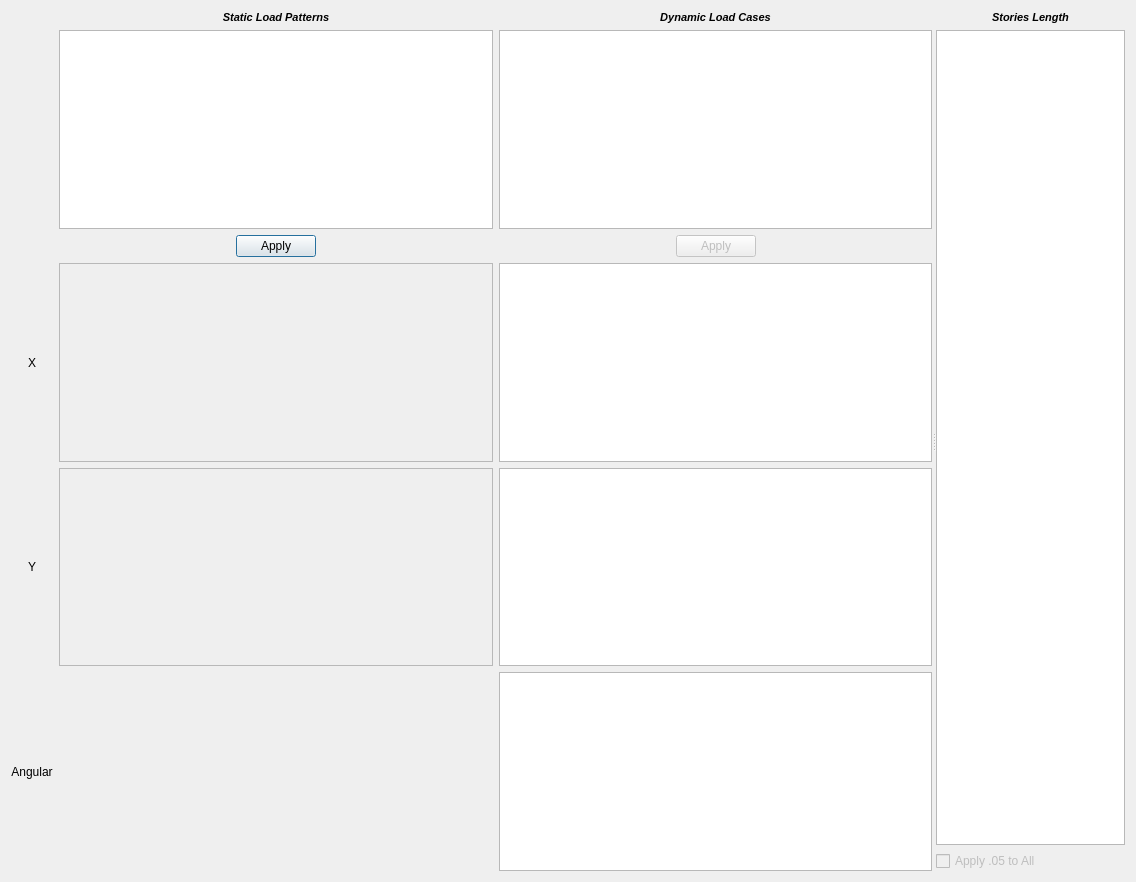
<?xml version="1.0" encoding="UTF-8"?>
<ui version="4.0">
 <class>Dialog</class>
 <widget class="QDialog" name="Dialog">
  <property name="geometry">
   <rect>
    <x>0</x>
    <y>0</y>
    <width>1136</width>
    <height>882</height>
   </rect>
  </property>
  <property name="windowTitle">
   <string>Aj Correction</string>
  </property>
  <layout class="QHBoxLayout" name="horizontalLayout_3">
   <item>
    <widget class="QSplitter" name="splitter">
     <property name="orientation">
      <enum>Qt::Horizontal</enum>
     </property>
     <widget class="QWidget" name="">
      <layout class="QGridLayout" name="gridLayout">
       <item row="0" column="1">
        <widget class="QLabel" name="label">
         <property name="font">
          <font>
           <pointsize>8</pointsize>
           <weight>75</weight>
           <italic>true</italic>
           <bold>true</bold>
           <strikeout>false</strikeout>
           <kerning>true</kerning>
          </font>
         </property>
         <property name="text">
          <string>Static Load Patterns</string>
         </property>
         <property name="alignment">
          <set>Qt::AlignCenter</set>
         </property>
        </widget>
       </item>
       <item row="0" column="2">
        <widget class="QLabel" name="label_2">
         <property name="font">
          <font>
           <pointsize>8</pointsize>
           <weight>75</weight>
           <italic>true</italic>
           <bold>true</bold>
           <strikeout>false</strikeout>
           <kerning>true</kerning>
          </font>
         </property>
         <property name="text">
          <string>Dynamic Load Cases</string>
         </property>
         <property name="alignment">
          <set>Qt::AlignCenter</set>
         </property>
        </widget>
       </item>
       <item row="1" column="1">
        <widget class="QTableView" name="aj_apply_static_view">
         <property name="sizeAdjustPolicy">
          <enum>QAbstractScrollArea::AdjustToContents</enum>
         </property>
        </widget>
       </item>
       <item row="1" column="2">
        <widget class="QTableView" name="aj_apply_dynamic_view">
         <property name="enabled">
          <bool>true</bool>
         </property>
         <property name="sizeAdjustPolicy">
          <enum>QAbstractScrollArea::AdjustToContents</enum>
         </property>
        </widget>
       </item>
       <item row="2" column="1">
        <layout class="QHBoxLayout" name="horizontalLayout">
         <item>
          <spacer name="horizontalSpacer_2">
           <property name="orientation">
            <enum>Qt::Horizontal</enum>
           </property>
           <property name="sizeHint" stdset="0">
            <size>
             <width>40</width>
             <height>20</height>
            </size>
           </property>
          </spacer>
         </item>
         <item>
          <widget class="QPushButton" name="static_apply">
           <property name="text">
            <string>Apply</string>
           </property>
          </widget>
         </item>
         <item>
          <spacer name="horizontalSpacer">
           <property name="orientation">
            <enum>Qt::Horizontal</enum>
           </property>
           <property name="sizeHint" stdset="0">
            <size>
             <width>40</width>
             <height>20</height>
            </size>
           </property>
          </spacer>
         </item>
        </layout>
       </item>
       <item row="2" column="2">
        <layout class="QHBoxLayout" name="horizontalLayout_2">
         <item>
          <spacer name="horizontalSpacer_3">
           <property name="orientation">
            <enum>Qt::Horizontal</enum>
           </property>
           <property name="sizeHint" stdset="0">
            <size>
             <width>40</width>
             <height>20</height>
            </size>
           </property>
          </spacer>
         </item>
         <item>
          <widget class="QPushButton" name="dynamic_apply">
           <property name="enabled">
            <bool>false</bool>
           </property>
           <property name="text">
            <string>Apply</string>
           </property>
          </widget>
         </item>
         <item>
          <spacer name="horizontalSpacer_4">
           <property name="orientation">
            <enum>Qt::Horizontal</enum>
           </property>
           <property name="sizeHint" stdset="0">
            <size>
             <width>40</width>
             <height>20</height>
            </size>
           </property>
          </spacer>
         </item>
        </layout>
       </item>
       <item row="3" column="0">
        <widget class="QLabel" name="label_3">
         <property name="text">
          <string>X</string>
         </property>
         <property name="alignment">
          <set>Qt::AlignCenter</set>
         </property>
        </widget>
       </item>
       <item row="3" column="1">
        <widget class="QListWidget" name="x_load_pattern_list">
         <property name="enabled">
          <bool>false</bool>
         </property>
         <property name="sortingEnabled">
          <bool>true</bool>
         </property>
        </widget>
       </item>
       <item row="3" column="2">
        <widget class="QListWidget" name="x_loadcase_list">
         <property name="sortingEnabled">
          <bool>true</bool>
         </property>
        </widget>
       </item>
       <item row="4" column="0">
        <widget class="QLabel" name="label_4">
         <property name="text">
          <string>Y</string>
         </property>
         <property name="alignment">
          <set>Qt::AlignCenter</set>
         </property>
        </widget>
       </item>
       <item row="4" column="1">
        <widget class="QListWidget" name="y_load_pattern_list">
         <property name="enabled">
          <bool>false</bool>
         </property>
         <property name="sortingEnabled">
          <bool>true</bool>
         </property>
        </widget>
       </item>
       <item row="4" column="2">
        <widget class="QListWidget" name="y_loadcase_list">
         <property name="sortingEnabled">
          <bool>true</bool>
         </property>
        </widget>
       </item>
       <item row="5" column="0">
        <widget class="QLabel" name="label_5">
         <property name="text">
          <string>Angular</string>
         </property>
         <property name="alignment">
          <set>Qt::AlignCenter</set>
         </property>
        </widget>
       </item>
       <item row="5" column="2">
        <widget class="QListWidget" name="angular_loadcase_list">
         <property name="sortingEnabled">
          <bool>true</bool>
         </property>
        </widget>
       </item>
      </layout>
     </widget>
     <widget class="QWidget" name="">
      <layout class="QVBoxLayout" name="verticalLayout">
       <item>
        <widget class="QLabel" name="label_14">
         <property name="font">
          <font>
           <pointsize>8</pointsize>
           <weight>75</weight>
           <italic>true</italic>
           <bold>true</bold>
           <strikeout>false</strikeout>
           <kerning>true</kerning>
          </font>
         </property>
         <property name="text">
          <string>Stories Length</string>
         </property>
         <property name="alignment">
          <set>Qt::AlignCenter</set>
         </property>
        </widget>
       </item>
       <item>
        <widget class="QTableView" name="story_xy_length">
         <property name="sizeAdjustPolicy">
          <enum>QAbstractScrollArea::AdjustToContents</enum>
         </property>
         <property name="alternatingRowColors">
          <bool>true</bool>
         </property>
        </widget>
       </item>
       <item>
        <widget class="QCheckBox" name="checkBox">
         <property name="enabled">
          <bool>false</bool>
         </property>
         <property name="text">
          <string>Apply .05 to All</string>
         </property>
        </widget>
       </item>
      </layout>
     </widget>
    </widget>
   </item>
  </layout>
 </widget>
 <resources/>
 <connections/>
</ui>
